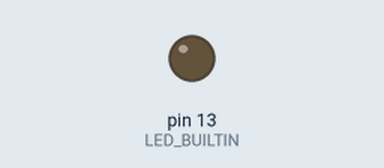
The sketch below on a simulated Arduino Uno, built with avr-gcc and run on an emulated ATmega328P. Shown: output pins drawn as LEDs (lit = HIGH).

Above: at 3.2 s.
At 13.0 s:
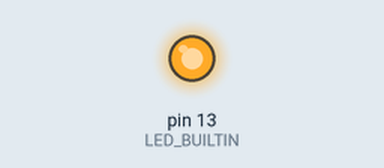
Timing chart, 0 to 33.8 s (numbered marks = the images above):
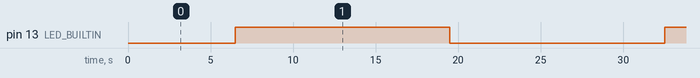

The sketch:

Dimmer.ino
```cpp
#include <Dimmer.h>

Dimmer led(LED_BUILTIN,10);
void setup()
{
}
void loop() {
  led.lightup();
  led.lightdown();
}
```

Dimmer.cpp
```cpp
#include <Dimmer.h>
Dimmer::Dimmer(int pin, int count)
{
  pinMode(pin,OUTPUT);
  _pin=pin;
  _count=count;
  }
void Dimmer::lightup()
{
  for(int i=0;i<255;i+=_count)
  {
    analogWrite(_pin,i);
    delay(500);
    }
  }
void Dimmer::lightdown()
{
  for(int i=255;i>0;i-=_count)
  {
    analogWrite(_pin,i);
    delay(500);
    }
  }
```

Dimmer.h
```cpp
#ifndef Dimmer_H
#define Dimmer_H
#include <Arduino.h>
class Dimmer
{
  public:
  Dimmer(int pin, int count);
  void lightup();
  void lightdown();
  int _pin;
  int _count;
};
#endif
```

Measured:
- by itself, pin 13 (LED_BUILTIN): alternates HIGH for 13.0 s and LOW for 13.0 s
